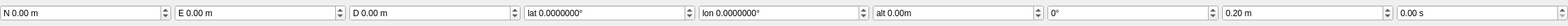
<?xml version="1.0" encoding="UTF-8"?>
<ui version="4.0">
 <class>QGCMissionNavWaypoint</class>
 <widget class="QWidget" name="QGCMissionNavWaypoint">
  <property name="geometry">
   <rect>
    <x>0</x>
    <y>0</y>
    <width>2208</width>
    <height>37</height>
   </rect>
  </property>
  <property name="sizePolicy">
   <sizepolicy hsizetype="Preferred" vsizetype="Preferred">
    <horstretch>0</horstretch>
    <verstretch>0</verstretch>
   </sizepolicy>
  </property>
  <property name="minimumSize">
   <size>
    <width>200</width>
    <height>0</height>
   </size>
  </property>
  <property name="windowTitle">
   <string>Form</string>
  </property>
  <property name="styleSheet">
   <string notr="true"/>
  </property>
  <layout class="QHBoxLayout" name="horizontalLayout">
   <property name="spacing">
    <number>5</number>
   </property>
   <property name="margin">
    <number>0</number>
   </property>
   <item>
    <widget class="QDoubleSpinBox" name="posNSpinBox">
     <property name="sizePolicy">
      <sizepolicy hsizetype="Expanding" vsizetype="Fixed">
       <horstretch>0</horstretch>
       <verstretch>0</verstretch>
      </sizepolicy>
     </property>
     <property name="focusPolicy">
      <enum>Qt::WheelFocus</enum>
     </property>
     <property name="toolTip">
      <string>Position X coordinate</string>
     </property>
     <property name="statusTip">
      <string>Position X corrdinate</string>
     </property>
     <property name="wrapping">
      <bool>false</bool>
     </property>
     <property name="frame">
      <bool>true</bool>
     </property>
     <property name="accelerated">
      <bool>true</bool>
     </property>
     <property name="prefix">
      <string>N </string>
     </property>
     <property name="suffix">
      <string> m</string>
     </property>
     <property name="minimum">
      <double>-10000.000000000000000</double>
     </property>
     <property name="maximum">
      <double>10000.000000000000000</double>
     </property>
     <property name="singleStep">
      <double>0.050000000000000</double>
     </property>
    </widget>
   </item>
   <item>
    <widget class="QDoubleSpinBox" name="posESpinBox">
     <property name="sizePolicy">
      <sizepolicy hsizetype="Expanding" vsizetype="Fixed">
       <horstretch>0</horstretch>
       <verstretch>0</verstretch>
      </sizepolicy>
     </property>
     <property name="focusPolicy">
      <enum>Qt::WheelFocus</enum>
     </property>
     <property name="toolTip">
      <string>Position Y/Longitude coordinate</string>
     </property>
     <property name="statusTip">
      <string>Position Y/Longitude coordinate</string>
     </property>
     <property name="prefix">
      <string>E </string>
     </property>
     <property name="suffix">
      <string> m</string>
     </property>
     <property name="minimum">
      <double>-10000.000000000000000</double>
     </property>
     <property name="maximum">
      <double>10000.000000000000000</double>
     </property>
     <property name="singleStep">
      <double>0.050000000000000</double>
     </property>
     <property name="value">
      <double>0.000000000000000</double>
     </property>
    </widget>
   </item>
   <item>
    <widget class="QDoubleSpinBox" name="posDSpinBox">
     <property name="sizePolicy">
      <sizepolicy hsizetype="Expanding" vsizetype="Fixed">
       <horstretch>0</horstretch>
       <verstretch>0</verstretch>
      </sizepolicy>
     </property>
     <property name="focusPolicy">
      <enum>Qt::WheelFocus</enum>
     </property>
     <property name="toolTip">
      <string>Position Z coordinate (local frame, negative)</string>
     </property>
     <property name="statusTip">
      <string/>
     </property>
     <property name="prefix">
      <string>D </string>
     </property>
     <property name="suffix">
      <string> m</string>
     </property>
     <property name="minimum">
      <double>-10000.000000000000000</double>
     </property>
     <property name="maximum">
      <double>10000.000000000000000</double>
     </property>
     <property name="singleStep">
      <double>0.050000000000000</double>
     </property>
    </widget>
   </item>
   <item>
    <widget class="QDoubleSpinBox" name="latSpinBox">
     <property name="sizePolicy">
      <sizepolicy hsizetype="Expanding" vsizetype="Fixed">
       <horstretch>0</horstretch>
       <verstretch>0</verstretch>
      </sizepolicy>
     </property>
     <property name="focusPolicy">
      <enum>Qt::WheelFocus</enum>
     </property>
     <property name="toolTip">
      <string>Latitude in degrees</string>
     </property>
     <property name="statusTip">
      <string>Latitude in degrees</string>
     </property>
     <property name="prefix">
      <string>lat </string>
     </property>
     <property name="suffix">
      <string>°</string>
     </property>
     <property name="decimals">
      <number>7</number>
     </property>
     <property name="minimum">
      <double>-90.000000000000000</double>
     </property>
     <property name="maximum">
      <double>90.000000000000000</double>
     </property>
     <property name="singleStep">
      <double>0.000010000000000</double>
     </property>
    </widget>
   </item>
   <item>
    <widget class="QDoubleSpinBox" name="lonSpinBox">
     <property name="sizePolicy">
      <sizepolicy hsizetype="Expanding" vsizetype="Fixed">
       <horstretch>0</horstretch>
       <verstretch>0</verstretch>
      </sizepolicy>
     </property>
     <property name="focusPolicy">
      <enum>Qt::WheelFocus</enum>
     </property>
     <property name="toolTip">
      <string>Longitude in degrees</string>
     </property>
     <property name="statusTip">
      <string>Longitude in degrees</string>
     </property>
     <property name="prefix">
      <string>lon </string>
     </property>
     <property name="suffix">
      <string>°</string>
     </property>
     <property name="decimals">
      <number>7</number>
     </property>
     <property name="minimum">
      <double>-180.000000000000000</double>
     </property>
     <property name="maximum">
      <double>180.000000000000000</double>
     </property>
     <property name="singleStep">
      <double>0.000010000000000</double>
     </property>
    </widget>
   </item>
   <item>
    <widget class="QDoubleSpinBox" name="altSpinBox">
     <property name="sizePolicy">
      <sizepolicy hsizetype="Expanding" vsizetype="Fixed">
       <horstretch>0</horstretch>
       <verstretch>0</verstretch>
      </sizepolicy>
     </property>
     <property name="toolTip">
      <string>Altitude in meters</string>
     </property>
     <property name="statusTip">
      <string>Altitude in meters</string>
     </property>
     <property name="prefix">
      <string>alt </string>
     </property>
     <property name="suffix">
      <string>m</string>
     </property>
     <property name="decimals">
      <number>2</number>
     </property>
     <property name="minimum">
      <double>-100000.000000000000000</double>
     </property>
     <property name="maximum">
      <double>100000.000000000000000</double>
     </property>
    </widget>
   </item>
   <item>
    <widget class="QDoubleSpinBox" name="yawSpinBox">
     <property name="sizePolicy">
      <sizepolicy hsizetype="Expanding" vsizetype="Fixed">
       <horstretch>0</horstretch>
       <verstretch>0</verstretch>
      </sizepolicy>
     </property>
     <property name="focusPolicy">
      <enum>Qt::StrongFocus</enum>
     </property>
     <property name="toolTip">
      <string>Rotary wing only: Desired yaw angle at waypoint</string>
     </property>
     <property name="statusTip">
      <string>Rotary wing only: Desired yaw angle at waypoint</string>
     </property>
     <property name="wrapping">
      <bool>true</bool>
     </property>
     <property name="prefix">
      <string/>
     </property>
     <property name="suffix">
      <string>°</string>
     </property>
     <property name="decimals">
      <number>0</number>
     </property>
     <property name="minimum">
      <double>-180.000000000000000</double>
     </property>
     <property name="maximum">
      <double>180.000000000000000</double>
     </property>
    </widget>
   </item>
   <item>
    <widget class="QDoubleSpinBox" name="acceptanceSpinBox">
     <property name="sizePolicy">
      <sizepolicy hsizetype="MinimumExpanding" vsizetype="Fixed">
       <horstretch>0</horstretch>
       <verstretch>0</verstretch>
      </sizepolicy>
     </property>
     <property name="toolTip">
      <string>Uncertainty radius in meters
where to accept this waypoint as reached</string>
     </property>
     <property name="statusTip">
      <string>Uncertainty radius in meters where to accept this waypoint as reached</string>
     </property>
     <property name="suffix">
      <string> m</string>
     </property>
     <property name="value">
      <double>0.200000000000000</double>
     </property>
    </widget>
   </item>
   <item>
    <widget class="QDoubleSpinBox" name="holdTimeSpinBox">
     <property name="sizePolicy">
      <sizepolicy hsizetype="MinimumExpanding" vsizetype="Fixed">
       <horstretch>0</horstretch>
       <verstretch>0</verstretch>
      </sizepolicy>
     </property>
     <property name="toolTip">
      <string>Time to stay/loiter at this position before advancing</string>
     </property>
     <property name="statusTip">
      <string>Time to stay/loiter at this position before advancing</string>
     </property>
     <property name="suffix">
      <string> s</string>
     </property>
     <property name="maximum">
      <double>9999.989999999999782</double>
     </property>
    </widget>
   </item>
  </layout>
 </widget>
 <resources/>
 <connections/>
</ui>
